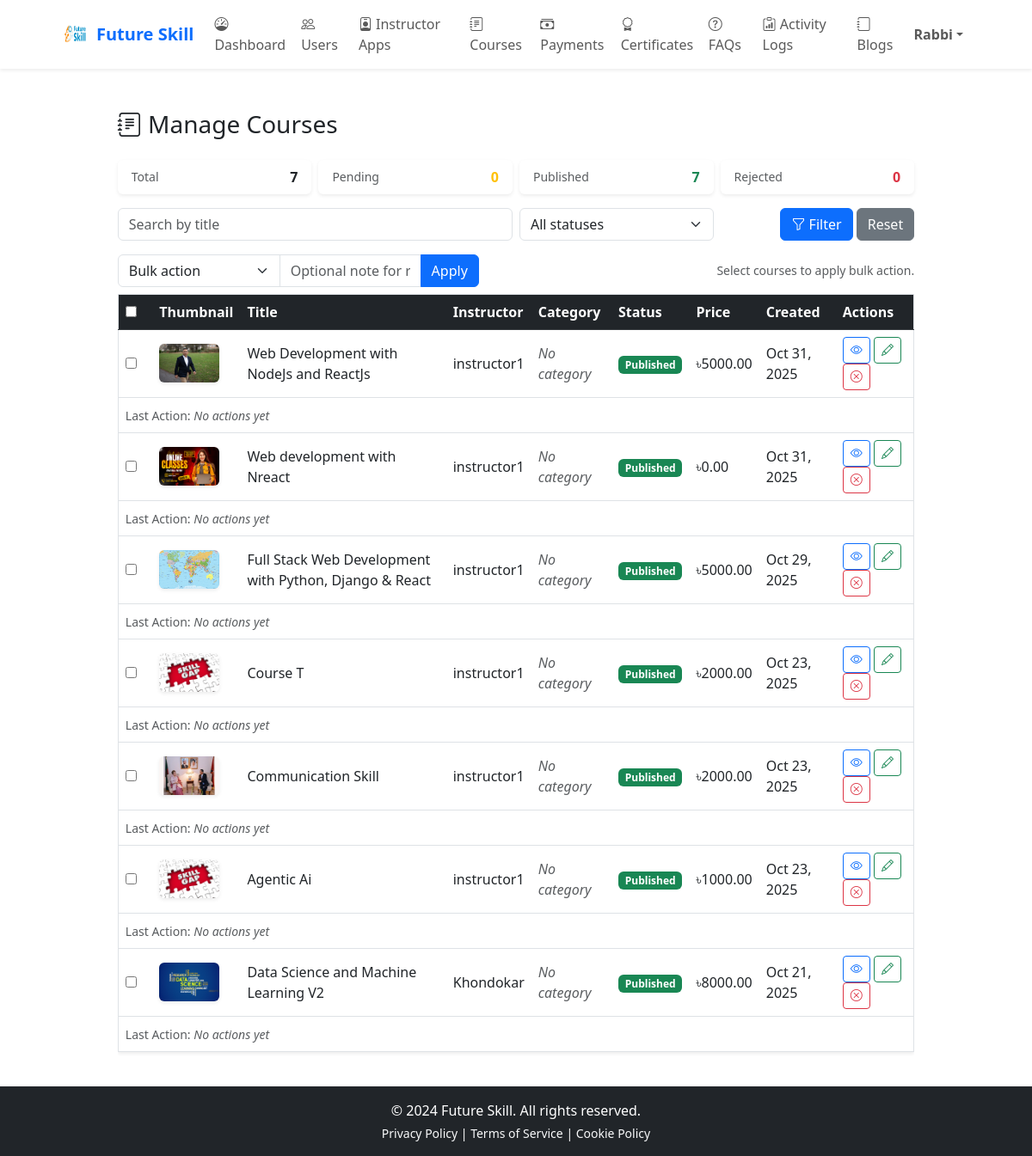
The app's page /admin-panel/courses/ (signed in) with its own data.
### apps/accounts/models.py (models this page shows, shortened)
class User(AbstractUser):
    STUDENT = "student"
    INSTRUCTOR = "instructor"
    ADMIN = "admin"
    LEARNER = "learner"
    ROLE_CHOICES = (
        (STUDENT, "Student"),
        (INSTRUCTOR, "Instructor"),
        (ADMIN, "Admin"),
    )
    role = models.CharField(
        max_length=20,
        choices=ROLE_CHOICES,
        default=STUDENT,
    )
    avatar = models.ImageField(upload_to="avatars/", null=True, blank=True)
    is_approved = models.BooleanField(default=False)

### apps/courses/models.py (models this page shows, shortened)
class Course(models.Model):
    STATUS_DRAFT = "draft"
    STATUS_PENDING = "pending"
    STATUS_APPROVED = "approved"
    STATUS_REJECTED = "rejected"
    STATUS_PUBLISHED = "published"
    STATUS_ARCHIVED = "archived"
    STATUS_CHOICES = [
        (STATUS_DRAFT, "Draft"),
        (STATUS_PENDING, "Pending Approval"),
        (STATUS_APPROVED, "Approved"),
        (STATUS_REJECTED, "Rejected"),
        (STATUS_PUBLISHED, "Published"),
        (STATUS_ARCHIVED, "Archived"),
    ]
    LEVEL_BEGINNER = "beginner"
    LEVEL_INTERMEDIATE = "intermediate"
    LEVEL_ADVANCED = "advanced"
    LEVEL_CHOICES = [
        (LEVEL_BEGINNER, "Beginner"),
        (LEVEL_INTERMEDIATE, "Intermediate"),
        (LEVEL_ADVANCED, "Advanced"),
    ]
    title = models.CharField(max_length=255)
    slug = models.SlugField(unique=True, blank=True)
    short_description = models.CharField(max_length=300, blank=True)
    description = models.TextField(blank=True)  # full description
    language = models.CharField(max_length=50, default="en")
    level = models.CharField(max_length=20, choices=LEVEL_CHOICES, default=LEVEL_BEGINNER)
    instructor = models.ForeignKey(
        settings.AUTH_USER_MODEL, on_delete=models.CASCADE, related_name='courses'
    )
    category = models.ForeignKey(Category, on_delete=models.SET_NULL, null=True, blank=True)
    price = models.DecimalField(max_digits=10, decimal_places=2, default=0)
    discount_price = models.DecimalField(max_digits=10, decimal_places=2, null=True, blank=True)
    status = models.CharField(max_length=20, choices=STATUS_CHOICES, default=STATUS_DRAFT)
    status_note = models.TextField(blank=True, help_text="Optional notes for approval/rejection.")
    approved_at = models.DateTimeField(null=True, blank=True)
    approved_by = models.ForeignKey(
        settings.AUTH_USER_MODEL,
        on_delete=models.SET_NULL,
        null=True,
        blank=True,
        related_name="approved_courses",
    )
    published_at = models.DateTimeField(null=True, blank=True)
    thumbnail = models.ImageField(upload_to="course_thumbnails/", blank=True, null=True)
    created_at = models.DateTimeField(auto_now_add=True)
    updated_at = models.DateTimeField(auto_now=True)

### apps/admin_tools/views.py (the view)
# urls.py: path("courses/", views.admin_course_list, name="admin_course_list"),
@admin_required
def admin_course_list(request):
    q = request.GET.get("q", "").strip()
    status = request.GET.get("status", "").strip()
    qs = (
        Course.objects
        .select_related("instructor", "category")
        .defer("description")
        .prefetch_related("approval_logs")
        .order_by("-created_at")
    )
    if q:
        qs = qs.filter(title__icontains=q)
    if status:
        qs = qs.filter(status__iexact=status)
    paginator = Paginator(qs, 20)
    page = request.GET.get("page", 1)
    courses_page = paginator.get_page(page)
    status_counts = {
        "pending": Course.objects.filter(status=Course.STATUS_PENDING).count(),
        "approved": Course.objects.filter(status=Course.STATUS_APPROVED).count(),
        "published": Course.objects.filter(status=Course.STATUS_PUBLISHED).count(),
        "rejected": Course.objects.filter(status=Course.STATUS_REJECTED).count(),
        "total": Course.objects.count(),
    }
    return render(
        request,
        "admin_tools/admin_course_list.html",
        {
            "courses": courses_page,
            "q": q,
            "status": status,
            "status_counts": status_counts,
        },
    )

### apps/admin_tools/views.py (called while the page is built)
def is_admin(user):
    return user.is_authenticated and user.role == "admin"

### apps/core/context_processors.py (called while the page is built, shortened)
def user_role_context(request):
    user = getattr(request, "user", None)
    role = getattr(user, "role", None)
    is_student = role in ("student", "learner")
    is_instructor = role == "instructor"
    is_admin = role == "admin" or getattr(user, "is_staff", False)
    return {
        "user_role": role,
        "is_student_user": is_student,
        "is_instructor_user": is_instructor,
        "is_admin_user": is_admin,
    }

### templates/admin_tools/admin_course_list.html (shortened to what this page needs)
{% extends "base.html" %}
{% load static %}
{% block content %}
<div class="container mt-4">
  <div class="d-flex justify-content-between align-items-center mb-3">
    <h3><i class="bi bi-journal-text"></i> Manage Courses</h3>
  </div>
  <div class="row g-2 mb-3">
    <div class="col-md-3">
      <div class="card shadow-sm border-0">
        <div class="card-body py-2">
          <div class="d-flex justify-content-between align-items-center">
            <span class="text-muted small">Total</span>
            <span class="fw-bold">{{ status_counts.total }}</span>
          </div>
        </div>
      </div>
    </div>
    <div class="col-md-3">
      <div class="card shadow-sm border-0">
        <div class="card-body py-2">
          <div class="d-flex justify-content-between align-items-center">
            <span class="text-muted small">Pending</span>
            <span class="fw-bold text-warning">{{ status_counts.pending }}</span>
          </div>
        </div>
      </div>
    </div>
    <div class="col-md-3">
      <div class="card shadow-sm border-0">
        <div class="card-body py-2">
          <div class="d-flex justify-content-between align-items-center">
            <span class="text-muted small">Published</span>
            <span class="fw-bold text-success">{{ status_counts.published }}</span>
          </div>
        </div>
      </div>
    </div>
    <div class="col-md-3">
      <div class="card shadow-sm border-0">
        <div class="card-body py-2">
          <div class="d-flex justify-content-between align-items-center">
            <span class="text-muted small">Rejected</span>
            <span class="fw-bold text-danger">{{ status_counts.rejected }}</span>
          </div>
        </div>
      </div>
    </div>
  </div>
  <form method="get" class="row g-2 align-items-center mb-3">
    <div class="col-md-6">
      <input type="text" name="q" value="{{ q }}" class="form-control" placeholder="Search by title">
    </div>
    <div class="col-md-3">
      <select name="status" class="form-select">
        <option value="">All statuses</option>
      </select>
    </div>
    <div class="col-md-3 text-end">
      <button class="btn btn-primary"><i class="bi bi-funnel"></i> Filter</button>
      <a href="{% url 'admin_tools:admin_course_list' %}" class="btn btn-secondary">Reset</a>
    </div>
  </form>
  {% if courses %}
  <form method="post" action="{% url 'admin_tools:bulk_course_action' %}">
    <div class="d-flex justify-content-between align-items-center mb-2">
      <div class="input-group" style="max-width: 420px;">
        <select name="action" class="form-select">
          <option value="">Bulk action</option>
        </select>
        <input type="text" name="note" class="form-control" placeholder="Optional note for reject/archive">
        <button class="btn btn-primary" type="submit">Apply</button>
      </div>
      <small class="text-muted">Select courses to apply bulk action.</small>
    </div>
    <div class="table-responsive">
      <table class="table table-hover align-middle border shadow-sm">
        <thead class="table-dark">
          <tr>
            <th style="width:40px;"><input type="checkbox" id="selectAll"></th>
            <th>Thumbnail</th>
            <th>Title</th>
            <th>Instructor</th>
            <th>Category</th>
            <th>Status</th>
            <th>Price</th>
            <th>Created</th>
            <th>Actions</th>
          </tr>
        </thead>
        <tbody>
          {% for course in courses %}
          <tr id="course-row-{{ course.id }}">
            <td><input type="checkbox" name="course_ids" value="{{ course.id }}"></td>
            <td style="width:90px;">
              {% if course.thumbnail %}
                <img src="{{ course.thumbnail.url }}" class="rounded shadow-sm" width="70" height="45" alt="Thumbnail">
              {% else %}
                <img src="{% static 'images/default_course.jpg' %}" class="rounded shadow-sm" width="70" height="45" alt="Default">
              {% endif %}
            </td>
            <td>{{ course.title }}</td>
            <td>{{ course.instructor.get_full_name|default:course.instructor.username }}</td>
            <td>
              {% if course.category %}
                {{ course.category.name }}
              {% else %}
                <em class="text-muted">No category</em>
              {% endif %}
            </td>
            <td>
              {% with course.status|lower as st %}
                {% if st == 'approved' %}
                  <span class="badge bg-success">Approved</span>
                {% elif st == 'published' %}
                  <span class="badge bg-success">Published</span>
                {% elif st == 'pending' %}
                  <span class="badge bg-warning text-dark">Pending</span>
                {% elif st == 'rejected' %}
                  <span class="badge bg-danger">Rejected</span>
                {% elif st == 'archived' %}
                  <span class="badge bg-secondary">Archived</span>
                {% else %}
                  <span class="badge bg-secondary">{{ course.status }}</span>
                {% endif %}
              {% endwith %}
            </td>
            <td>&#2547;{{ course.price }}</td>
            <td>{{ course.created_at|date:"M d, Y" }}</td>
            <td>
              <a href="{% url 'courses:course_detail' course.id %}" class="btn btn-outline-primary btn-sm"><i class="bi bi-eye"></i></a>
              <a href="{% url 'courses:course_edit' course.id %}" class="btn btn-outline-success btn-sm"><i class="bi bi-pencil"></i></a>
              <form method="post" action="{% url 'admin_tools:reject_course' course.id %}" class="d-inline admin-reject-form">
                <button class="btn btn-outline-danger btn-sm confirm-reject" title="Reject"><i class="bi bi-x-circle"></i></button>
              </form>
            </td>
          </tr>
          <tr>
            <td colspan="9" class="p-2">
              <small class="text-muted">
                Last Action:
                {% with course.approval_logs.last as log %}
                  {% if log %}
                    {{ log.action|title }} by {{ log.admin }} on {{ log.timestamp|date:"M d, Y H:i" }}
                    {% if log.reason %} — <em>Reason: {{ log.reason }}</em>{% endif %}
                  {% else %}
                    <em>No actions yet</em>
                  {% endif %}
                {% endwith %}
              </small>
            </td>
          </tr>
          {% endfor %}
        </tbody>
      </table>
    </div>
  </form>
  {% else %}
  <div class="alert alert-info">No courses found.</div>
  {% endif %}
</div>
{% endblock %}

### templates/partials/header_admin.html (shortened to what this page needs)
{% load static %}
<nav class="navbar navbar-expand-lg navbar-light bg-white shadow-sm sticky-top">
  <div class="container">
    <a class="navbar-brand d-flex align-items-center fw-bold" href="{% url 'admin_tools:dashboard' %}">
      <img src="{% static 'images/logo.png' %}" width="32" height="32" class="me-2" alt="Future Skill">
      <span class="text-primary">Future Skill</span>
    </a>
    <div class="collapse navbar-collapse" id="adminTopNav">
      <ul class="navbar-nav me-auto">
        <li class="nav-item"><a class="nav-link" href="{% url 'admin_tools:dashboard' %}"><i class="bi bi-speedometer"></i> Dashboard</a></li>
        <li class="nav-item"><a class="nav-link" href="{% url 'admin_tools:user_management_list' %}"><i class="bi bi-people"></i> Users</a></li>
        <li class="nav-item"><a class="nav-link" href="{% url 'admin_tools:instructor_applications' %}"><i class="bi bi-person-badge"></i> Instructor Apps</a></li>
        <li class="nav-item"><a class="nav-link" href="{% url 'admin_tools:admin_course_list' %}"><i class="bi bi-journal-text"></i> Courses</a></li>
        <li class="nav-item"><a class="nav-link" href="{% url 'payments:admin_payments' %}"><i class="bi bi-cash-stack"></i> Payments</a></li>
        <li class="nav-item"><a class="nav-link" href="{% url 'admin_tools:certificate_list' %}"><i class="bi bi-award"></i> Certificates</a></li>
        <li class="nav-item"><a class="nav-link" href="{% url 'admin_tools:faq_manage' %}"><i class="bi bi-question-circle"></i> FAQs</a></li>
        <li class="nav-item"><a class="nav-link" href="{% url 'admin_tools:admin_logs' %}"><i class="bi bi-clipboard-data"></i> Activity Logs</a></li>
        <li class="nav-item"><a class="nav-link" href="{% url 'admin_tools:blog_admin_list' %}"><i class="bi bi-journal"></i> Blogs</a></li>
      </ul>
      <ul class="navbar-nav ms-auto align-items-center">
        <li class="nav-item dropdown">
          <a class="nav-link dropdown-toggle fw-semibold" href="#" data-bs-toggle="dropdown">{{ request.user.get_full_name|default:request.user.username }}</a>
        </li>
      </ul>
    </div>
  </div>
</nav>

### templates/base.html (style rules this page uses)
.container, .container-fluid { max-width: 90% !important; margin-left: auto; margin-right: auto; }

### records on screen
User: user.get_full_name "Rabbi"
Course: thumbnail (picture), title "Web Development with NodeJs and ReactJs", instructor.get_full_name "instructor1", shows "No category", price "5000.00", created_at "Oct 31, 2025"
Course: title "Web development with Nreact", instructor.get_full_name "instructor1", shows "No category", price "0.00", created_at "Oct 31, 2025"
Course: thumbnail (picture), title "Full Stack Web Development with Python, Django & React", instructor.get_full_name "instructor1", shows "No category", price "5000.00", created_at "Oct 29, 2025"
Course: thumbnail (picture), title "Course T", instructor.get_full_name "instructor1", shows "No category", price "2000.00", created_at "Oct 23, 2025"
Course: thumbnail (picture), title "Communication Skill", instructor.get_full_name "instructor1", shows "No category", price "2000.00", created_at "Oct 23, 2025"
Course: thumbnail (picture), title "Agentic Ai", instructor.get_full_name "instructor1", shows "No category", price "1000.00", created_at "Oct 23, 2025"
Course: thumbnail (picture), title "Data Science and Machine Learning V2", instructor.get_full_name "Khondokar", shows "No category", price "8000.00", created_at "Oct 21, 2025"

### other values on screen
{{ status_counts.total }} "7"
{{ status_counts.pending }} "0"
{{ status_counts.published }} "7"
{{ status_counts.rejected }} "0"
{{ now.year|default:"2024" }} "2024"
